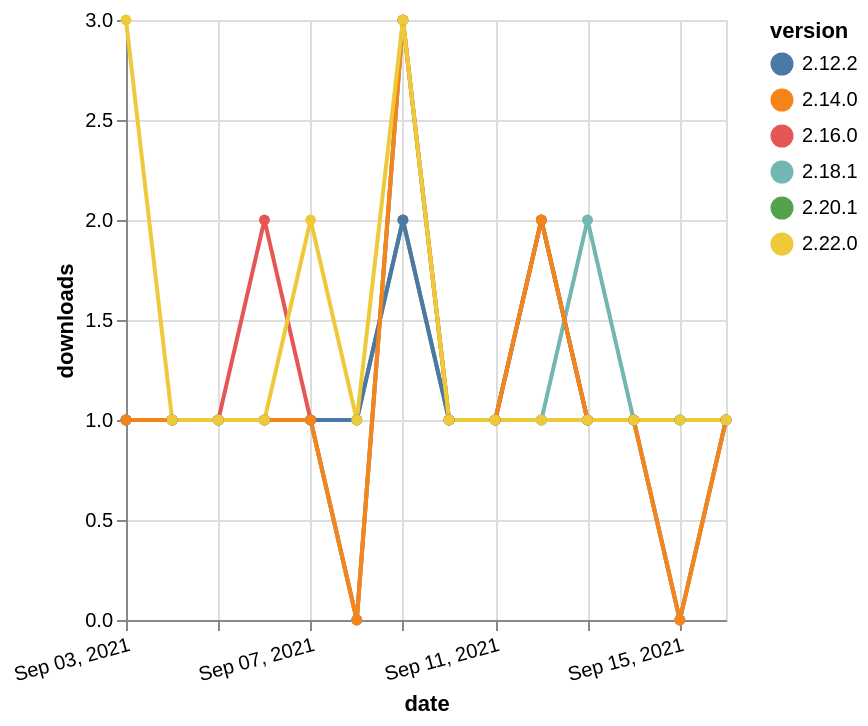

Write the Vega-Lite specification saved for this chart.
### Vega-Lite specification from a JSON file in a GitHub repository (floating-point values rounded to 4 significant figures)
{"$schema": "https://vega.github.io/schema/vega-lite/v5.json", "description": "A simple bar chart with embedded data.", "data": {"values": [{"date": "2021-09-03", "total": 259, "delta": 1, "version": "2.16.0"}, {"date": "2021-09-04", "total": 260, "delta": 1, "version": "2.16.0"}, {"date": "2021-09-05", "total": 261, "delta": 1, "version": "2.16.0"}, {"date": "2021-09-06", "total": 263, "delta": 2, "version": "2.16.0"}, {"date": "2021-09-07", "total": 264, "delta": 1, "version": "2.16.0"}, {"date": "2021-09-08", "total": 264, "delta": 0, "version": "2.16.0"}, {"date": "2021-09-09", "total": 267, "delta": 3, "version": "2.16.0"}, {"date": "2021-09-10", "total": 268, "delta": 1, "version": "2.16.0"}, {"date": "2021-09-11", "total": 269, "delta": 1, "version": "2.16.0"}, {"date": "2021-09-12", "total": 271, "delta": 2, "version": "2.16.0"}, {"date": "2021-09-13", "total": 272, "delta": 1, "version": "2.16.0"}, {"date": "2021-09-14", "total": 273, "delta": 1, "version": "2.16.0"}, {"date": "2021-09-15", "total": 273, "delta": 0, "version": "2.16.0"}, {"date": "2021-09-16", "total": 274, "delta": 1, "version": "2.16.0"}, {"date": "2021-09-03", "total": 188, "delta": 1, "version": "2.20.1"}, {"date": "2021-09-04", "total": 189, "delta": 1, "version": "2.20.1"}, {"date": "2021-09-05", "total": 190, "delta": 1, "version": "2.20.1"}, {"date": "2021-09-06", "total": 191, "delta": 1, "version": "2.20.1"}, {"date": "2021-09-07", "total": 192, "delta": 1, "version": "2.20.1"}, {"date": "2021-09-08", "total": 193, "delta": 1, "version": "2.20.1"}, {"date": "2021-09-09", "total": 195, "delta": 2, "version": "2.20.1"}, {"date": "2021-09-10", "total": 196, "delta": 1, "version": "2.20.1"}, {"date": "2021-09-11", "total": 197, "delta": 1, "version": "2.20.1"}, {"date": "2021-09-12", "total": 198, "delta": 1, "version": "2.20.1"}, {"date": "2021-09-13", "total": 199, "delta": 1, "version": "2.20.1"}, {"date": "2021-09-14", "total": 200, "delta": 1, "version": "2.20.1"}, {"date": "2021-09-15", "total": 201, "delta": 1, "version": "2.20.1"}, {"date": "2021-09-16", "total": 202, "delta": 1, "version": "2.20.1"}, {"date": "2021-09-03", "total": 197, "delta": 1, "version": "2.18.1"}, {"date": "2021-09-04", "total": 198, "delta": 1, "version": "2.18.1"}, {"date": "2021-09-05", "total": 199, "delta": 1, "version": "2.18.1"}, {"date": "2021-09-06", "total": 200, "delta": 1, "version": "2.18.1"}, {"date": "2021-09-07", "total": 201, "delta": 1, "version": "2.18.1"}, {"date": "2021-09-08", "total": 201, "delta": 0, "version": "2.18.1"}, {"date": "2021-09-09", "total": 204, "delta": 3, "version": "2.18.1"}, {"date": "2021-09-10", "total": 205, "delta": 1, "version": "2.18.1"}, {"date": "2021-09-11", "total": 206, "delta": 1, "version": "2.18.1"}, {"date": "2021-09-12", "total": 207, "delta": 1, "version": "2.18.1"}, {"date": "2021-09-13", "total": 209, "delta": 2, "version": "2.18.1"}, {"date": "2021-09-14", "total": 210, "delta": 1, "version": "2.18.1"}, {"date": "2021-09-15", "total": 210, "delta": 0, "version": "2.18.1"}, {"date": "2021-09-16", "total": 211, "delta": 1, "version": "2.18.1"}, {"date": "2021-09-03", "total": 313, "delta": 1, "version": "2.12.2"}, {"date": "2021-09-04", "total": 314, "delta": 1, "version": "2.12.2"}, {"date": "2021-09-05", "total": 315, "delta": 1, "version": "2.12.2"}, {"date": "2021-09-06", "total": 316, "delta": 1, "version": "2.12.2"}, {"date": "2021-09-07", "total": 317, "delta": 1, "version": "2.12.2"}, {"date": "2021-09-08", "total": 318, "delta": 1, "version": "2.12.2"}, {"date": "2021-09-09", "total": 320, "delta": 2, "version": "2.12.2"}, {"date": "2021-09-10", "total": 321, "delta": 1, "version": "2.12.2"}, {"date": "2021-09-11", "total": 322, "delta": 1, "version": "2.12.2"}, {"date": "2021-09-12", "total": 324, "delta": 2, "version": "2.12.2"}, {"date": "2021-09-13", "total": 325, "delta": 1, "version": "2.12.2"}, {"date": "2021-09-14", "total": 326, "delta": 1, "version": "2.12.2"}, {"date": "2021-09-15", "total": 327, "delta": 1, "version": "2.12.2"}, {"date": "2021-09-16", "total": 328, "delta": 1, "version": "2.12.2"}, {"date": "2021-09-03", "total": 246, "delta": 1, "version": "2.14.0"}, {"date": "2021-09-04", "total": 247, "delta": 1, "version": "2.14.0"}, {"date": "2021-09-05", "total": 248, "delta": 1, "version": "2.14.0"}, {"date": "2021-09-06", "total": 249, "delta": 1, "version": "2.14.0"}, {"date": "2021-09-07", "total": 250, "delta": 1, "version": "2.14.0"}, {"date": "2021-09-08", "total": 250, "delta": 0, "version": "2.14.0"}, {"date": "2021-09-09", "total": 253, "delta": 3, "version": "2.14.0"}, {"date": "2021-09-10", "total": 254, "delta": 1, "version": "2.14.0"}, {"date": "2021-09-11", "total": 255, "delta": 1, "version": "2.14.0"}, {"date": "2021-09-12", "total": 257, "delta": 2, "version": "2.14.0"}, {"date": "2021-09-13", "total": 258, "delta": 1, "version": "2.14.0"}, {"date": "2021-09-14", "total": 259, "delta": 1, "version": "2.14.0"}, {"date": "2021-09-15", "total": 259, "delta": 0, "version": "2.14.0"}, {"date": "2021-09-16", "total": 260, "delta": 1, "version": "2.14.0"}, {"date": "2021-09-03", "total": 133, "delta": 3, "version": "2.22.0"}, {"date": "2021-09-04", "total": 134, "delta": 1, "version": "2.22.0"}, {"date": "2021-09-05", "total": 135, "delta": 1, "version": "2.22.0"}, {"date": "2021-09-06", "total": 136, "delta": 1, "version": "2.22.0"}, {"date": "2021-09-07", "total": 138, "delta": 2, "version": "2.22.0"}, {"date": "2021-09-08", "total": 139, "delta": 1, "version": "2.22.0"}, {"date": "2021-09-09", "total": 142, "delta": 3, "version": "2.22.0"}, {"date": "2021-09-10", "total": 143, "delta": 1, "version": "2.22.0"}, {"date": "2021-09-11", "total": 144, "delta": 1, "version": "2.22.0"}, {"date": "2021-09-12", "total": 145, "delta": 1, "version": "2.22.0"}, {"date": "2021-09-13", "total": 146, "delta": 1, "version": "2.22.0"}, {"date": "2021-09-14", "total": 147, "delta": 1, "version": "2.22.0"}, {"date": "2021-09-15", "total": 148, "delta": 1, "version": "2.22.0"}, {"date": "2021-09-16", "total": 149, "delta": 1, "version": "2.22.0"}]}, "width": "container", "mark": {"type": "line", "point": {"filled": true}}, "encoding": {"x": {"field": "date", "type": "temporal", "timeUnit": "yearmonthdate", "title": "date", "axis": {"labelAngle": -15}}, "y": {"field": "delta", "type": "quantitative", "title": "downloads"}, "color": {"field": "version", "type": "nominal"}, "tooltip": {"field": "delta"}}}
